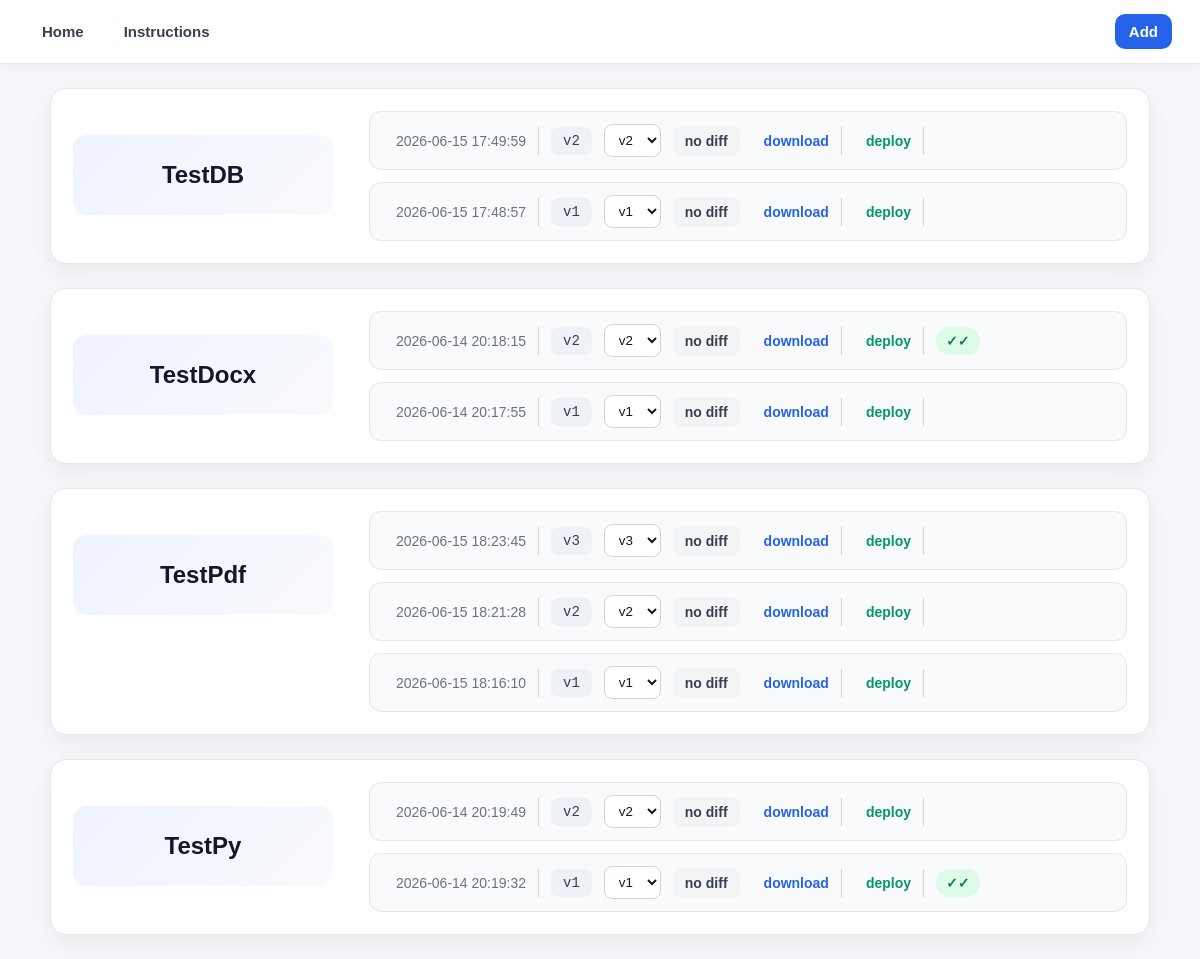
The page / on the database its author committed.
### tables this page shows
CREATE TABLE artifact_storage (
    -- Unique artifact ID reference from the artifacts table
    artifact_id INTEGER NOT NULL,
    -- The md5 checksum of the artifact.
    checksum TEXT NOT NULL,
    -- Absolute filesystem path at which the artifact is stored
    path TEXT UNIQUE NOT NULL,

    -- The artifact ID maps to ID field in the artifacts table
    FOREIGN KEY (artifact_id) REFERENCES artifacts(id) ON DELETE CASCADE
);

CREATE TABLE artifacts (
    -- Unique artifact ID
    id INTEGER PRIMARY KEY AUTOINCREMENT,
    -- Name of the artifact. For example, if it's a model database, it's going to be something like: falcon900b
    name TEXT NOT NULL,
    -- Commit hash is the full commit hash from the version control (e.g. git or bitbucket or etc)
    commit_hash TEXT NOT NULL,
    -- Freeform JSON encoded string with tags. Can be anything.
    -- For example: {"deployed": true,...}
    -- Type key has a special meaning, can only be: model_database, icopilot_database or other.
    -- TODO: enforce type values in the incoming JSON.
    tags TEXT,
    -- The timestamp at which the artifact was created
    created_at TEXT DEFAULT CURRENT_TIMESTAMP,
    -- The combination of the artifact name and commit hash is unique
    UNIQUE (name, commit_hash)
);

### backend.py (the view)
@app.route("/")
def index():
    artifacts, commit_hashes, err = get_artifacts()
    app.logger.info(f"artifacts: {commit_hashes}")
    if err:
        app.logger.error(f"error: '{err}'")
        return str(err), 500
    return render_template("index.html", artifacts=artifacts, commit_hashes=commit_hashes)

### library/startup.py (called while the page is built)
def connect_db(database="artifactory.db"):
    try:
        conn = sqlite3.connect(database)
        conn.execute("pragma journal_mode=WAL")
        conn.row_factory = sqlite3.Row
        return conn, ""
    except sqlite3.Error as err:
        error_message = "Failed to connect to the database"
        logging.getLogger().error(f"error_message: '{error_message}' | database: '{database}' | error: {err}")
        return None, err

### templates/index.html (shortened to what this page needs)
<!DOCTYPE html>
<html lang="en">
{% include "navigation.html" %}
<head>
</head>
<body>
    {% if not artifacts %}
    {% include "instructions_div.html" %}
    {% else %}
    <div>
        {% for name, artifact_list in artifacts.items() %}
        <div class="artifact-container">
            <div class="artifact-header">
                <p class="name">{{ name }}</p>
            </div>
            <div class="artifact-list">
                {% for artifact in artifact_list %}
                <div class="artifact-item">
                    <p class="created_time"> {{ artifact.created_at }}</p>
                    <p class="commit_hash">
                        {{ artifact.commit_hash }}
                    </p>
                    {% if artifact.tags.type != 'other' %}
                    <select name="select_commit_hash" id="select_commit_hash">
                        {% for commit in commit_hashes[name] %}
                        <option value="{{ commit }}" {% if artifact.commit_hash==commit %}selected{% endif %}>{{ commit
                            }}</option>
                        {% endfor %}
                    </select>
                    <p class="difference"> no diff </p>
                    {% endif %}
                    <p class="download"><a
                            href="{{ url_for('download_dashboard' , artifact_id=artifact.id) }}">download</a></p>
                    <p class="deploy"><a href="{{ url_for('deploy_api' , artifact_id=artifact.id) }}">deploy</a></p>
                    {% if artifact.tags.deployed %}
                    <p class="double_check_mark" title="deployed">✓✓</p>
                    {% endif %}
                </div>
                {% endfor %}
            </div>
        </div>
        {% endfor %}
    </div>
    {% endif %}
</body>
</html>

### templates/navigation.html (shortened to what this page needs)
<nav>
    <a href="/">Home</a>
    <a href="/instructions">Instructions</a>
    <a href="/push">Add</a>
</nav>

### templates/navigation.html (style rules this page uses)
nav { width: 100%; background: #ffffff; border-bottom: 1px solid #e5e7eb; padding: 14px 28px; display: flex; align-items: center; gap: 12px; box-shadow: 0 4px 14px rgba(0, 0, 0, 0.04); position: sticky; top: 0; z-index: 1000; }
nav a { color: #374151; text-decoration: none; font-size: 15px; font-weight: 600; padding: 9px 14px; border-radius: 10px; transition: 0.2s ease; }
nav a[href="/push"] { margin-left: auto; background: #2563eb; color: white; }

### templates/index.html (style rules this page uses)
* { box-sizing: border-box; font-family: Arial, Helvetica, sans-serif; }
body { margin: 0; background: #f5f7fb; color: #1f2937; }
.artifact-container { margin: 24px auto; padding: 22px; display: flex; gap: 36px; max-width: 1100px; background: #ffffff; border: 1px solid #e5e7eb; border-radius: 16px; box-shadow: 0 8px 24px rgba(0, 0, 0, 0.06); }
.artifact-header { min-width: 260px; display: flex; align-items: flex-start; justify-content: center; }
.artifact-header .name { font-size: 24px; font-weight: 700; padding: 18px; text-align: center; border: none; width: 260px; min-height: 80px; border-radius: 14px; background: linear-gradient(135deg, #eef2ff, #f8fafc); color: #111827; display: flex; align-items: center; justify-content: center; word-break: break-word; }
.artifact-list { flex: 1; display: flex; flex-direction: column; gap: 12px; }
.artifact-item { display: flex; align-items: center; gap: 12px; padding: 12px 14px; background: #f9fafb; border: 1px solid #e5e7eb; border-radius: 12px; transition: 0.2s ease; flex-wrap: wrap; }
.artifact-item .created_time, .artifact-item .commit_hash, .artifact-item .download, .artifact-item .deploy, .artifact-item .link { margin: 0; padding: 6px 12px; border-right: 1px solid #d1d5db; font-size: 14px; white-space: nowrap; }
.artifact-item .created_time { color: #6b7280; }
.artifact-item .commit_hash { font-family: Consolas, monospace; color: #374151; background: #eef2f7; border-radius: 8px; border-right: none; }
.artifact-item a { color: #2563eb; text-decoration: none; font-weight: 600; }
.artifact-item .download, .artifact-item .deploy, .artifact-item .link { color: #2563eb; cursor: pointer; }
.artifact-item .deploy a { color: #059669; }
select[name="select_commit_hash"] { padding: 7px 10px; border: 1px solid #d1d5db; border-radius: 8px; background: #ffffff; color: #111827; cursor: pointer; outline: none; }
.difference { margin: 0; padding: 7px 12px; border-left: none; border-radius: 8px; background: #f3f4f6; color: #374151; font-size: 14px; font-weight: 600; cursor: default; }
.double_check_mark { width: auto; height: auto; margin: 0; padding: 6px 10px; border-radius: 999px; background: #dcfce7; color: #15803d; font-weight: 700; font-size: 14px; cursor: default; }
.difference { margin: 0; padding: 7px 12px; border-radius: 8px; background: #f3f4f6; color: #374151; font-size: 14px; font-weight: 600; transition: 0.2s ease; }

### rows shown on the page
artifact_storage: name "TestDB", created_at "2026-06-15 17:49:59", commit_hash "v2"
artifact_storage: created_at "2026-06-15 17:48:57", commit_hash "v1"
artifact_storage: name "TestDocx", created_at "2026-06-14 20:18:15", commit_hash "v2"
artifact_storage: created_at "2026-06-14 20:17:55", commit_hash "v1"
artifact_storage: name "TestPdf", created_at "2026-06-15 18:23:45", commit_hash "v3"
artifact_storage: created_at "2026-06-15 18:21:28", commit_hash "v2"
artifact_storage: created_at "2026-06-15 18:16:10", commit_hash "v1"
artifact_storage: name "TestPy", created_at "2026-06-14 20:19:49", commit_hash "v2"
artifact_storage: created_at "2026-06-14 20:19:32", commit_hash "v1"

### other values the page prints
form field select_commit_hash "v2"
form field select_commit_hash "v1"
form field select_commit_hash "v3"
